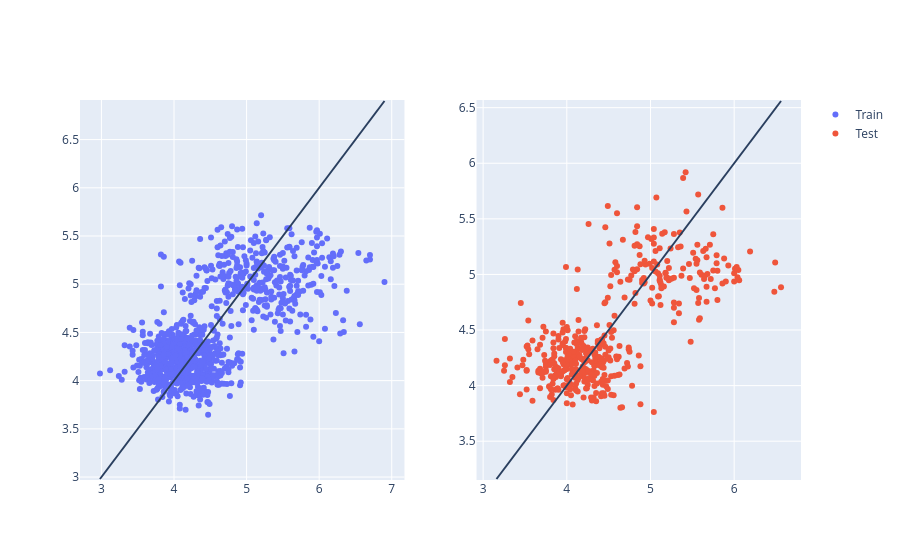

The notebook cell saved with this chart:
### Code cell
fig = make_subplots(rows=1, cols=2, shared_yaxes=False)

for idx, (name, y_true, y_pred) in enumerate([("Train", y_train, y_train_pred),
                                              ("Test", y_test, y_test_pred),
                                             ]):
    col = idx + 1
    fig.add_trace(go.Scatter(x=y_true, y=y_pred, mode="markers", name=name), row=1, col=col)

    fig.add_shape(type="line",
              x0=y_true.min(), x1=y_true.max(),
              y0=y_true.min(), y1=y_true.max(),
              row=1, col=col)
    
fig.show()

### Figure 1 — Plotly figure (JSON) as saved in the notebook; plotly's stock layout.template omitted (floating-point values rounded to 4 significant figures; data arrays with more than 128 entries replaced by an {"elided": "..."} marker saying what was removed)
{"data": [{"mode": "markers", "name": "Train", "type": "scatter", "x": {"elided": "1024 float values"}, "xaxis": "x", "y": {"elided": "1024 float values"}, "yaxis": "y"}, {"mode": "markers", "name": "Test", "type": "scatter", "x": {"elided": "439 float values"}, "xaxis": "x2", "y": {"elided": "439 float values"}, "yaxis": "y2"}], "layout": {"autosize": true, "shapes": [{"type": "line", "x0": 2.98, "x1": 6.9, "xref": "x", "y0": 2.98, "y1": 6.9, "yref": "y"}, {"type": "line", "x0": 3.16, "x1": 6.56, "xref": "x2", "y0": 3.16, "y1": 6.56, "yref": "y2"}], "xaxis": {"anchor": "y", "autorange": true, "domain": [0, 0.45], "range": [2.7, 7.18], "type": "linear"}, "xaxis2": {"anchor": "y2", "autorange": true, "domain": [0.55, 1], "range": [2.917, 6.803], "type": "linear"}, "yaxis": {"anchor": "x", "autorange": true, "domain": [0, 1], "range": [2.958, 6.922], "type": "linear"}, "yaxis2": {"anchor": "x2", "autorange": true, "domain": [0, 1], "range": [3.141, 6.579], "type": "linear"}}}
